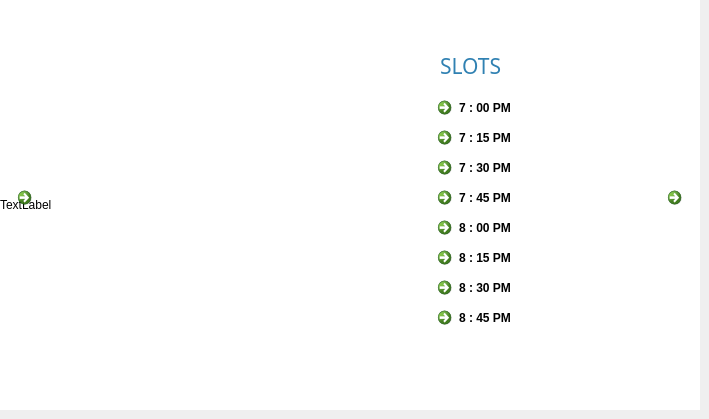
    <widget class="QWidget" name="det_12">
     <widget class="QLabel" name="img_22">
      <property name="geometry">
       <rect>
        <x>-30</x>
        <y>30</y>
        <width>490</width>
        <height>320</height>
       </rect>
      </property>
      <property name="text">
       <string/>
      </property>
      <property name="pixmap">
       <pixmap>../Resourses/img7.jpg</pixmap>
      </property>
      <property name="scaledContents">
       <bool>true</bool>
      </property>
     </widget>
     <widget class="QCommandLinkButton" name="push_6">
      <property name="geometry">
       <rect>
        <x>660</x>
        <y>180</y>
        <width>31</width>
        <height>41</height>
       </rect>
      </property>
      <property name="text">
       <string/>
      </property>
      <property name="icon">
       <iconset>
        <normaloff>../Resourses/next_icon.jpg</normaloff>../Resourses/next_icon.jpg</iconset>
      </property>
     </widget>
     <widget class="QCommandLinkButton" name="push_27">
      <property name="geometry">
       <rect>
        <x>10</x>
        <y>180</y>
        <width>31</width>
        <height>41</height>
       </rect>
      </property>
      <property name="text">
       <string/>
      </property>
      <property name="icon">
       <iconset>
        <normaloff>../Resourses/back_icon.jpg</normaloff>../Resourses/back_icon.jpg</iconset>
      </property>
     </widget>
     <widget class="QCommandLinkButton" name="sl_89">
      <property name="geometry">
       <rect>
        <x>430</x>
        <y>270</y>
        <width>168</width>
        <height>41</height>
       </rect>
      </property>
      <property name="text">
       <string>8 : 30 PM</string>
      </property>
     </widget>
     <widget class="QCommandLinkButton" name="sl_90">
      <property name="geometry">
       <rect>
        <x>430</x>
        <y>300</y>
        <width>168</width>
        <height>41</height>
       </rect>
      </property>
      <property name="text">
       <string>8 : 45 PM</string>
      </property>
     </widget>
     <widget class="QCommandLinkButton" name="sl_91">
      <property name="geometry">
       <rect>
        <x>430</x>
        <y>240</y>
        <width>168</width>
        <height>41</height>
       </rect>
      </property>
      <property name="text">
       <string>8 : 15 PM</string>
      </property>
     </widget>
     <widget class="QCommandLinkButton" name="sl_92">
      <property name="geometry">
       <rect>
        <x>430</x>
        <y>150</y>
        <width>168</width>
        <height>41</height>
       </rect>
      </property>
      <property name="text">
       <string>7 : 30 PM</string>
      </property>
     </widget>
     <widget class="QCommandLinkButton" name="sl_93">
      <property name="geometry">
       <rect>
        <x>430</x>
        <y>120</y>
        <width>168</width>
        <height>41</height>
       </rect>
      </property>
      <property name="text">
       <string>7 : 15 PM</string>
      </property>
     </widget>
     <widget class="QCommandLinkButton" name="sl_94">
      <property name="geometry">
       <rect>
        <x>430</x>
        <y>210</y>
        <width>168</width>
        <height>41</height>
       </rect>
      </property>
      <property name="text">
       <string>8 : 00 PM</string>
      </property>
     </widget>
     <widget class="QCommandLinkButton" name="sl_95">
      <property name="geometry">
       <rect>
        <x>430</x>
        <y>90</y>
        <width>168</width>
        <height>41</height>
       </rect>
      </property>
      <property name="text">
       <string>7 : 00 PM</string>
      </property>
     </widget>
     <widget class="QLabel" name="text_32">
      <property name="geometry">
       <rect>
        <x>440</x>
        <y>30</y>
        <width>141</width>
        <height>71</height>
       </rect>
      </property>
      <property name="font">
       <font>
        <family>Arial Rounded MT Bold</family>
        <pointsize>16</pointsize>
        <bold>false</bold>
       </font>
      </property>
      <property name="focusPolicy">
       <enum>Qt::NoFocus</enum>
      </property>
      <property name="acceptDrops">
       <bool>false</bool>
      </property>
      <property name="autoFillBackground">
       <bool>false</bool>
      </property>
      <property name="styleSheet">
       <string notr="true">color: rgb(48, 129, 178);
</string>
      </property>
      <property name="text">
       <string>SLOTS</string>
      </property>
      <property name="textFormat">
       <enum>Qt::AutoText</enum>
      </property>
      <property name="scaledContents">
       <bool>false</bool>
      </property>
     </widget>
     <widget class="QCommandLinkButton" name="sl_96">
      <property name="geometry">
       <rect>
        <x>430</x>
        <y>180</y>
        <width>168</width>
        <height>41</height>
       </rect>
      </property>
      <property name="text">
       <string>7 : 45 PM</string>
      </property>
     </widget>
     <widget class="QLabel" name="img_37">
      <property name="geometry">
       <rect>
        <x>0</x>
        <y>0</y>
        <width>700</width>
        <height>410</height>
       </rect>
      </property>
      <property name="styleSheet">
       <string notr="true">background-color: rgb(255, 255, 255);</string>
      </property>
      <property name="text">
       <string>TextLabel</string>
      </property>
     </widget>
     <zorder>img_37</zorder>
     <zorder>img_22</zorder>
     <zorder>push_6</zorder>
     <zorder>push_27</zorder>
     <zorder>sl_89</zorder>
     <zorder>sl_90</zorder>
     <zorder>sl_91</zorder>
     <zorder>sl_92</zorder>
     <zorder>sl_93</zorder>
     <zorder>sl_94</zorder>
     <zorder>sl_95</zorder>
     <zorder>text_32</zorder>
     <zorder>sl_96</zorder>
    </widget>
